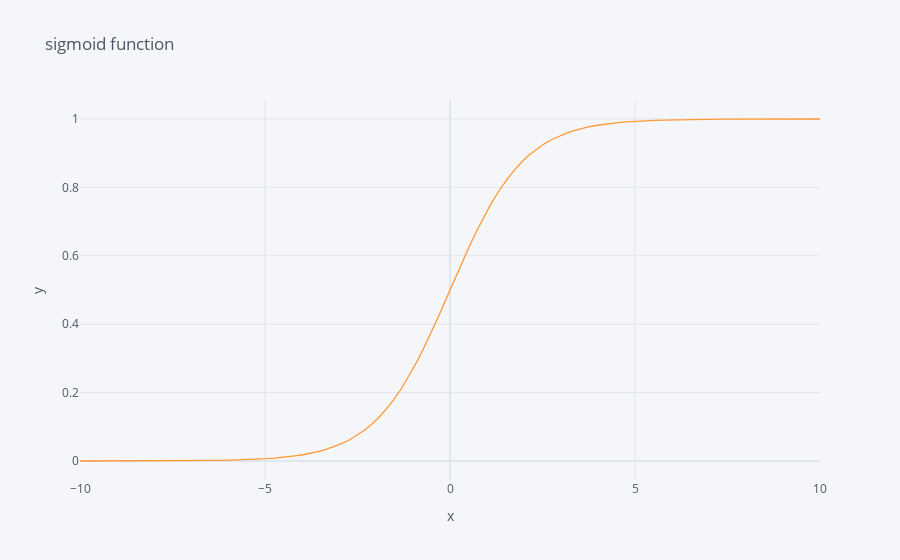

The cell this chart's notebook holds for it:
### Code cell
pd.DataFrame({'x':X,'y':y}).iplot(kind='scatter',x='x',y='y',mode='lines',xTitle='x',yTitle='y',title='sigmoid function')
